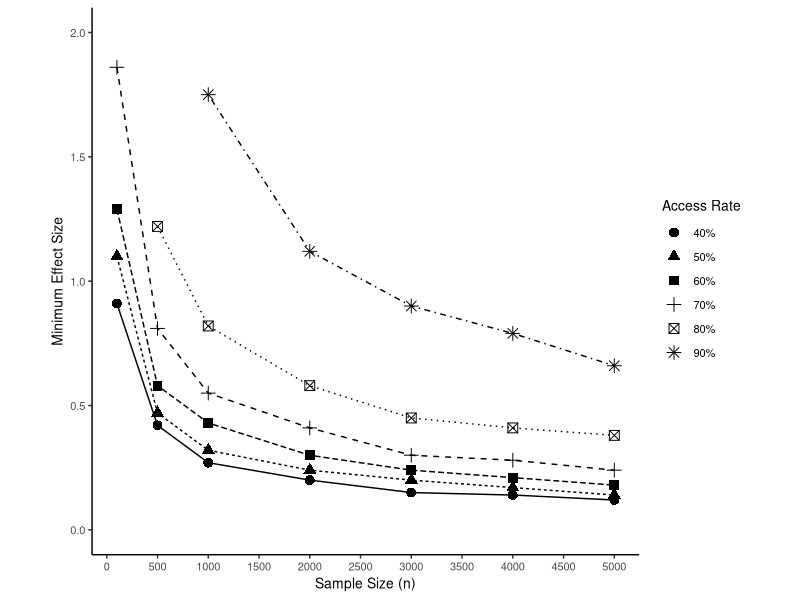
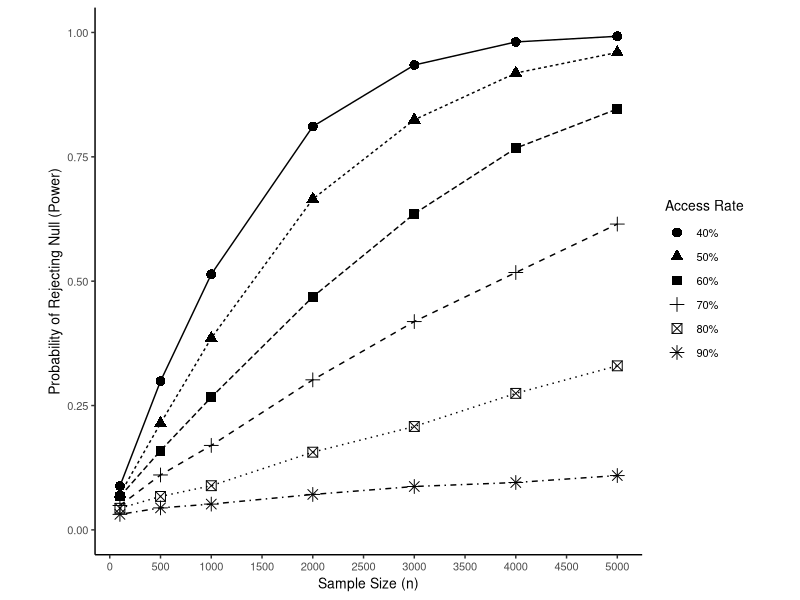

Source code (R) for these figures, in order:
library(tidyverse)
library(truncnorm)
library(gridExtra)

#set working directory to location of folder
setwd("~/GitHub/oer-simulation-study/")

#based on this code
#http://egap.org/content/power-analysis-simulations-r


possible.ns <- c(100,500,1000,2000,3000,4000,5000,10000,15000,20000) #  The sample sizes we'll be considering
powers <- rep(NA, length(possible.ns))           # Empty object to collect simulation estimates
effects <- rep(NA, length(possible.ns))
alpha <- 0.05                                    # Standard significance level
sims <- 10000                                      # Number of simulations to conduct for each N
set.seed(1000)


simulateOER <- function(has.book = .6,access.effect = .25, mean.grade = 70, sd.grade = 20, allocation.ratio = .5){
  for (j in 1:length(possible.ns)){
    N <- possible.ns[j]                              # Pick the jth value for N
    
    significant.experiments <- rep(NA, sims)         # Empty object to count significant experiments
    
    #### Inner loop to conduct experiments "sims" times over for each N ####
    for (i in 1:sims){
      Y0 <-  rnorm(n=N,mean=mean.grade, sd=sd.grade)             # OER group potential outcome
      Y0[Y0 > 100] <- 100 # Trim down anything over 100 to 100. 
      Y0[Y0 < 0] <- 0 # Trim down anything over 100 to 100. 
      
      b.rate <- rbinom(n=N,size = 1,prob = has.book) # determine how many people in the sample have the book
      
      # Control group
      Y1 <- Y0 - (1-b.rate)*(access.effect*sd.grade)            # treatment potential outcome. For only students who didn't have access to book, improve by access effect
      Y1[Y1 > 100] <- 100 # Trim down anything over 100 to 100. 
      
      condition <- rbinom(n=N, size=1, prob=allocation.ratio)          # Do a random assignment to condition (1 = treatment, 0 = control)
      Y.sim <- Y1*condition + Y0*(1-condition)               # Reveal outcomes according to assignment
      fit.sim <- lm(Y.sim ~ condition)                   # Do analysis (Simple regression)
      positive <- summary(fit.sim)$coefficients[2,1] < 0 # indicates that the non-oer group was worse than oer group
      p.value <- summary(fit.sim)$coefficients[2,4]  # Extract p-values
      significant.experiments[i] <- ((p.value <= alpha)*positive) # Determine significance according to p <= 0.05. Only successful if the direction is positive. 
      # significant.experiments[i] <- (p.value <= alpha) # Determine significance according to p <= 0.05
    }
    
    powers[j] <- mean(significant.experiments)       # store average success rate (power) for each N
  }
  return(powers)
}


simulateSingleExperiment <- function(N = 1000, has.book = .6,access.effect = .25, mean.grade = 70, sd.grade = 20, allocation.ratio = .5, sims = 1000){
  significant.experiments <- rep(NA, sims)         # Empty object to count significant experiments
    #### Inner loop to conduct experiments "sims" times over for each N ####
    for (i in 1:sims){
      Y0 <-  rnorm(n=N,mean=mean.grade, sd=sd.grade)             # control potential outcome
      Y0[Y0 > 100] <- 100 # Trim down anything over 100 to 100. 
      Y0[Y0 < 0] <- 0 # Trim down anything over 100 to 100. 
      b.rate <- rbinom(n=N,size = 1,prob = has.book) # determine how many people in the sample have the book
      Y1 <- Y0 - (1-b.rate)*(access.effect*sd.grade)            # treatment potential outcome. For only students who didn't have access to book, improve by access effect
      Y1[Y1 < 0] <- 0 #adjust anyone who happened to drop below 0
      condition <- rbinom(n=N, size=1, prob=allocation.ratio)          # Do a random assignment to condition (1 = treatment, 0 = control)
      Y.sim <- Y1*condition + Y0*(1-condition)               # Reveal outcomes according to assignment
      fit.sim <- lm(Y.sim ~ condition)                   # Do analysis (Simple regression)
      positive <- summary(fit.sim)$coefficients[2,1] < 0
      p.value <- summary(fit.sim)$coefficients[2,4]  # Extract p-values
      significant.experiments[i] <- ((p.value <= alpha)*positive) # Determine significance according to p <= 0.05. Only successful if the direction is positive. 
    }
    
  power <- mean(significant.experiments)       # store average success rate (power) for each N
  return(power)
}


# run simulations across range of access levels
run_sims <- function(){
  sim90_2 <- simulateOER(has.book = .9,access.effect = .25)
  print("90% done")
  sim80_2 <- simulateOER(has.book = .8,access.effect = .25)
  print("80% done")
  sim70_2 <- simulateOER(has.book = .7,access.effect = .25)
  print("70% done")
  sim60_2 <- simulateOER(has.book = .6,access.effect = .25)
  print("60% done")
  sim50_2 <- simulateOER(has.book = .5,access.effect = .25)
  print("50% done")
  sim40_2 <- simulateOER(has.book = .4,access.effect = .25)
  print("40% done")
  sim0_2 <- simulateOER(has.book = 0,access.effect = .25)
  print("0% done")

  results_1 <- data.frame(possible.ns,sim90_2,sim80_2,sim70_2,sim60_2,sim50_2,sim40_2,sim0_2)
  write_csv(results_1, path = "simulation_results.csv")
}


# Run simulations of past studies
evaluate_past_studies <- function(){
  papers <- read_csv(file = "OER papers.csv")
  
  papers <- papers %>% 
    mutate(allocation = `n treatment`/(`n control`+ `n treatment`))
  
  papers$N <- ifelse(is.na(papers$`n treatment`),papers$`n control`,papers$`n control`+papers$`n treatment`)
  papers$allocation[is.na(papers$allocation)] <- .5 # assume equal allocation if not reported
  
  for (i in 1:nrow(papers)){
     papers$power_40[i] <- simulateSingleExperiment(N = papers$N[i], allocation.ratio = papers$allocation[i], has.book = .4)
     papers$power_60[i] <- simulateSingleExperiment(N = papers$N[i], allocation.ratio = papers$allocation[i], has.book = .6)
     papers$power_80[i] <- simulateSingleExperiment(N = papers$N[i], allocation.ratio = papers$allocation[i], has.book = .8)
    print(paste(i,"of",nrow(papers)))  
  }
  write_csv(papers, path = "paper_analysis.csv")
}


# create the Simulation Plot
results_1 <- read_csv(file = "simulation_results.csv")
names(results_1) <- c("possible.ns","90%", "80%", "70%", "60%", "50%", "40%")
rates <- c("0%","40%", "50%", "60%", "70%", "80%", "90%")

plot1 <- results_1 %>% 
  filter(possible.ns <= 5000) %>% 
  gather(key = sim,value = "power",-possible.ns) %>% 
  ggplot(., aes(x = possible.ns,y = power,group = sim)) +
  geom_point(aes(shape = sim), size = 3) +
  geom_line(aes(linetype = sim)) +
  ylim(0,1) +
  scale_x_continuous(breaks = seq(from=0, to=5000, by= 500)) +
  ylab("Probability of Rejecting Null (Power)")+ xlab("Sample Size (n)") +
  # theme_minimal() + 
  theme_classic()+
  theme(aspect.ratio = 1,
        text = element_text(size = 10)) +
  # theme( legend.position = "bottom",legend.direction = "horizontal") +
  guides(shape=guide_legend(title="Access Rate"),
         # guides(shape=guide_legend(expression(beta)),
         linetype = FALSE)


########### Sensitivity Analysis: ############
# Find the minimum effect size to achieve 80% power
# across varying sample sizes, increment d until power of 80% is achieved. 
getSensitivity <- function(has.book = .6){
  sens <- c()
  for(y in 1:length(possible.ns)){
    for(i in 1:300){ # 300 = 3 SD. 
      power <- simulateSingleExperiment(N = possible.ns[y], has.book = has.book, access.effect = i/100, sims = 100)
      if(power >= .80){
        print(i)
        sens[y] <- i/100
        break
      }
    }
  }
  return(sens)
}

runSens <- function(){
  sens_90 <- getSensitivity(has.book = .90)
  sens_80 <- getSensitivity(has.book = .80)
  sens_70 <- getSensitivity(has.book = .70)
  sens_60 <- getSensitivity(has.book = .60)
  sens_50 <- getSensitivity(has.book = .50)
  sens_40 <- getSensitivity(has.book = .40)
  sens_results <- data.frame(possible.ns,sens_90,sens_80,sens_70,sens_60,sens_50,sens_40)
  write_csv(sens_results, path = "sensitivity_results.csv")
}

sens_results <- read_csv(file = "sensitivity_results.csv")
names(sens_results) <- c("possible.ns","90%", "80%", "70%", "60%", "50%", "40%")
plot_sens <- sens_results %>% 
  filter(possible.ns <= 5000) %>% 
  gather(key = sim,value = "ES",-possible.ns) %>% 
  ggplot(., aes(x = possible.ns,y = ES,group = sim)) +
  geom_point(aes(shape = sim), size = 3) +
  geom_line(aes(linetype = sim)) +
  ylim(0,2) +
  scale_x_continuous(breaks = seq(from=0, to=5000, by= 500)) +
  ylab("Minimum Effect Size")+ xlab("Sample Size (n)") +
  # theme_minimal() + 
  theme_classic()+
  theme(aspect.ratio = 1,
        text = element_text(size = 10)) +
  # theme( legend.position = "bottom",legend.direction = "horizontal") +
  guides(shape=guide_legend(title="Access Rate"),
         # guides(shape=guide_legend(expression(beta)),
         linetype = FALSE)





# for(i in 1:length(rates)){
#   plot <- results_1 %>% 
#     filter(possible.ns <= 5000) %>% 
#     gather(key = sim,value = "power",-possible.ns) %>%
#     filter(sim %in% rates[1:i]) %>% 
#     ggplot(., aes(x = possible.ns,y = power,group = sim)) +
#     geom_hline(yintercept = .8, linetype = 7,color = "tomato") + 
#     geom_point(aes(shape = sim), size = 3) +
#     geom_line(aes(linetype = sim)) +
#     ylim(0,1) +
#     scale_x_continuous(breaks = seq(from=0, to=5000, by= 500)) +
#     ylab("Probability of Rejecting Null (Power)")+ xlab("Sample Size (n)") +
#     # theme_minimal() + 
#     theme_classic()+
#     theme(aspect.ratio = 1) +
#     guides(shape=guide_legend(title="Access Rate"),
#            linetype = FALSE) 
#   ggsave(filename = paste0("plot",i,".png"),plot = plot,device = "png")
# }
